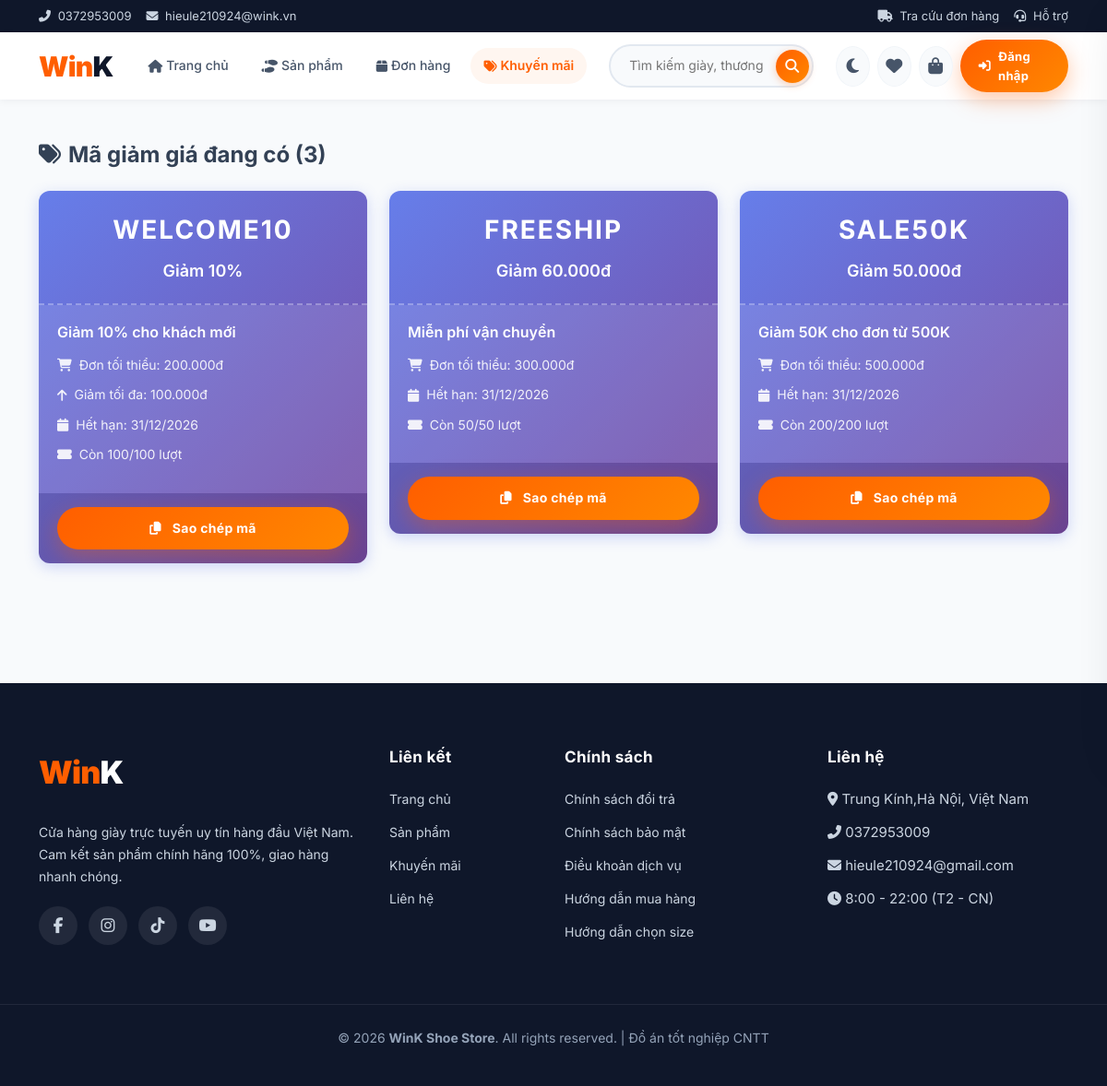
Page /pages/vouchers.php on the earlier database version.
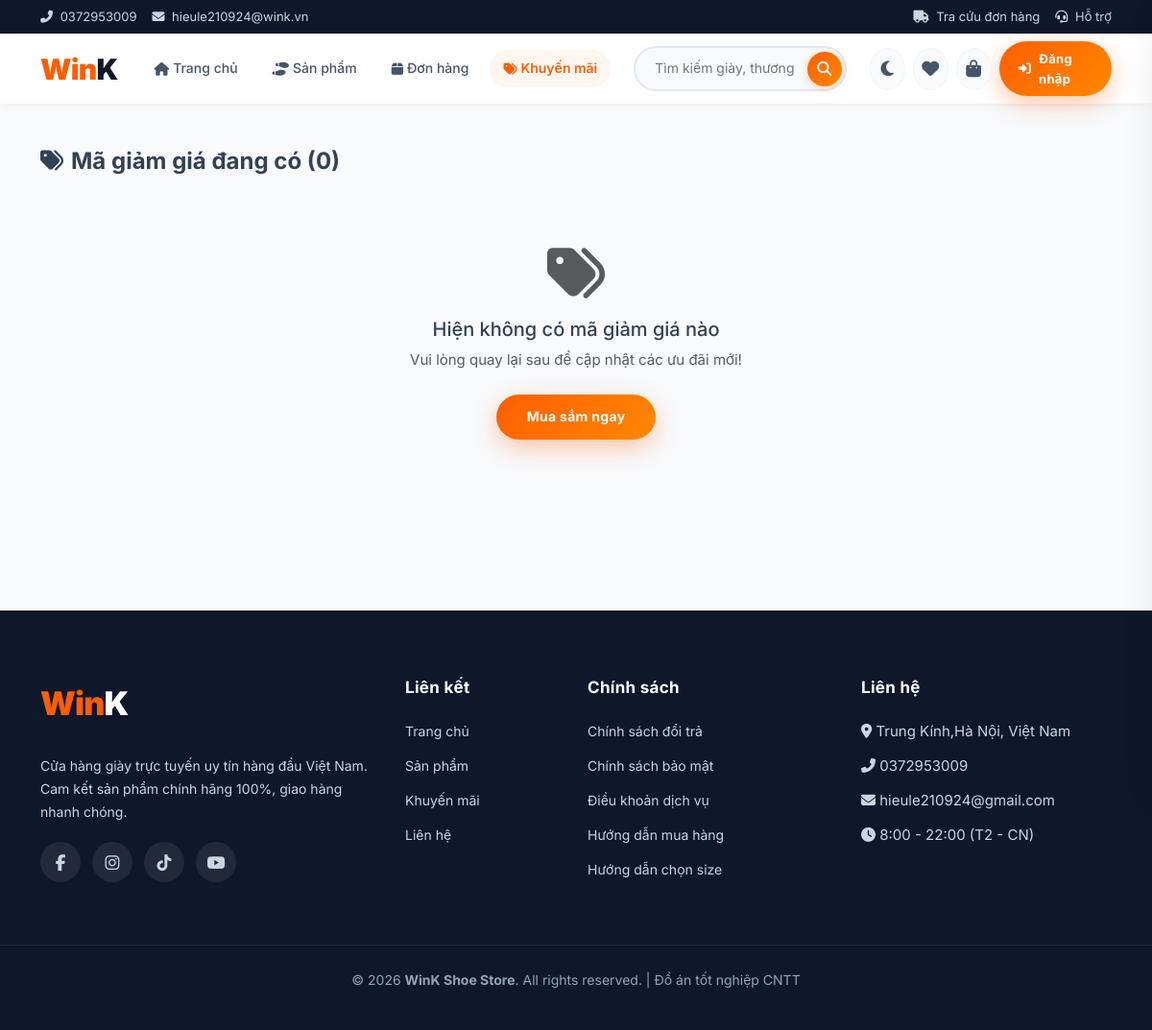
Same page on the later database version.
### tables this page shows
CREATE TABLE vouchers (
    id INT AUTO_INCREMENT PRIMARY KEY,
    code VARCHAR(50) NOT NULL,
    name VARCHAR(255) NOT NULL,
    discount_type ENUM('percentage', 'fixed') NOT NULL,
    discount_value DECIMAL(12, 0) NOT NULL,
    max_discount DECIMAL(12, 0) DEFAULT NULL,
    min_order_amount DECIMAL(12, 0) NOT NULL DEFAULT 0,
    usage_limit INT NOT NULL DEFAULT 0 COMMENT '0 = không giới hạn',
    used_count INT NOT NULL DEFAULT 0,
    start_date DATETIME NOT NULL,
    end_date DATETIME NOT NULL,
    status ENUM('active', 'inactive') NOT NULL DEFAULT 'active',
    created_at DATETIME NOT NULL DEFAULT CURRENT_TIMESTAMP,
    updated_at DATETIME NOT NULL DEFAULT CURRENT_TIMESTAMP ON UPDATE CURRENT_TIMESTAMP,
    UNIQUE KEY idx_code (code),
    INDEX idx_status_dates (status, start_date, end_date)
);

### includes/helpers.php (called while the page is built, shortened)
<?php
function e($string)
{
    return htmlspecialchars($string ?? '', ENT_QUOTES, 'UTF-8');
}
function url($path = '')
{
    return BASE_URL . '/' . ltrim($path, '/');
}
function formatPrice($amount)
{
    return number_format((float) ($amount ?? 0), 0, ',', '.') . 'đ';
}
function formatDate($datetime, $format = 'd/m/Y H:i')
{
    return date($format, strtotime($datetime));
}

### pages/vouchers.php (the view, shortened to what this page needs)
<?php
$pdo = getDBConnection();
$stmt = $pdo->prepare("
    SELECT *
    FROM vouchers
    WHERE status = 'active'
    AND start_date <= NOW()
    AND end_date >= NOW()
    ORDER BY created_at DESC
");
$stmt->execute();
$vouchers = $stmt->fetchAll();
include dirname(__DIR__) . '/includes/header.php';
?>
<section class="section-padding" style="padding-top: 30px;">
    <div class="container">
        <h4 class="fw-bold mb-4"><i class="fas fa-tags me-2"></i>Mã giảm giá đang có (<?php echo count($vouchers); ?>)</h4>
        <?php if (!empty($vouchers)): ?>
        <div class="row g-4">
            <?php foreach ($vouchers as $voucher): ?>
            <div class="col-md-6 col-lg-4">
                <div class="voucher-card">
                    <div class="voucher-card-header">
                        <div class="voucher-code"><?php echo e($voucher['code']); ?></div>
                        <div class="voucher-discount">
                            <?php if ($voucher['discount_type'] === 'percentage'): ?>
                                Giảm <?php echo $voucher['discount_value']; ?>%
                            <?php else: ?>
                                Giảm <?php echo formatPrice($voucher['discount_value']); ?>
                            <?php endif; ?>
                        </div>
                    </div>
                    <div class="voucher-card-body">
                        <h6 class="voucher-name"><?php echo e($voucher['name']); ?></h6>
                        <div class="voucher-info">
                            <div class="voucher-info-item">
                                <i class="fas fa-shopping-cart me-2"></i>
                                <span>Đơn tối thiểu: <?php echo formatPrice($voucher['min_order_amount']); ?></span>
                            </div>
                            <?php if ($voucher['max_discount']): ?>
                            <div class="voucher-info-item">
                                <i class="fas fa-arrow-up me-2"></i>
                                <span>Giảm tối đa: <?php echo formatPrice($voucher['max_discount']); ?></span>
                            </div>
                            <?php endif; ?>
                            <div class="voucher-info-item">
                                <i class="fas fa-calendar me-2"></i>
                                <span>Hết hạn: <?php echo formatDate($voucher['end_date'], 'd/m/Y'); ?></span>
                            </div>
                            <div class="voucher-info-item">
                                <i class="fas fa-ticket-alt me-2"></i>
                                <span>
                                    <?php if ($voucher['usage_limit'] > 0): ?>
                                        Còn <?php echo $voucher['usage_limit'] - $voucher['used_count']; ?>/<?php echo $voucher['usage_limit']; ?> lượt
                                    <?php else: ?>
                                        Không giới hạn
                                    <?php endif; ?>
                                </span>
                            </div>
                        </div>
                    </div>
                    <div class="voucher-card-footer">
                        <button class="btn-wink w-100 justify-content-center" onclick="copyVoucherCode('<?php echo e($voucher['code']); ?>')">
                            <i class="fas fa-copy me-1"></i>Sao chép mã
                        </button>
                    </div>
                </div>
            </div>
            <?php endforeach; ?>
        </div>
        <?php else: ?>
            <div class="text-center py-5">
                <i class="fas fa-tags fa-4x text-muted mb-3"></i>
                <h5>Hiện không có mã giảm giá nào</h5>
                <p class="text-muted">Vui lòng quay lại sau để cập nhật các ưu đãi mới!</p>
                <a href="<?php echo url('pages/products.php'); ?>" class="btn-wink mt-2">Mua sắm ngay</a>
            </div>
        <?php endif; ?>
    </div>
</section>
<?php include dirname(__DIR__) . '/includes/footer.php'; ?>

Differences in the rows shown:
removed vouchers: code "WELCOME10", discount_value "10", name "Giảm 10% cho khách mới", min_order_amount "200.000đ", max_discount "100.000đ", end_date "31/12/2026", $voucher['usage_limit']-$voucher['used_count'] "100", usage_limit "100"
removed vouchers: code "FREESHIP", discount_value "60.000đ", name "Miễn phí vận chuyển", min_order_amount "300.000đ", end_date "31/12/2026", $voucher['usage_limit']-$voucher['used_count'] "50", usage_limit "50"
removed vouchers: code "SALE50K", discount_value "50.000đ", name "Giảm 50K cho đơn từ 500K", min_order_amount "500.000đ", end_date "31/12/2026", $voucher['usage_limit']-$voucher['used_count'] "200", usage_limit "200"
Other differences:
count($vouchers): "3" → "0"
text now shown: "Hiện không có mã giảm giá nào Vui lòng quay lại sau để cập nhật các ưu đãi mới! Mua sắm ngay"
